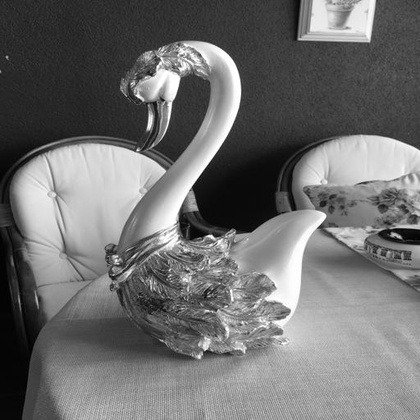
%> input picture homework_1/images/gray_image.jpg, 420 x 420 px, shrunk from 512 x 512 before the run
$ octave gray_interpolation.m   (GNU Octave 9; MATLAB toolbox functions it lacks are replaced by stand-ins)
%> lines starting %> are read from the running program, lines starting %| are printed output that depends on the picture
clc;
%get image
img = imread('images/gray_image.jpg');
%> img is the input picture: size 420x420 uint8; min 0, max 255, mean 111

%9, 10 ve 11. satırlardan test etmek istediğinizi uncomment yaparak test
%edebilirsiniz. Default nearestNeigbor

%img = nearestNeighborGRAY(img, 2);
img = bilinearGRAY(img, 2);
%img = bicubicGRAY(img, 2);

imshow(img);

%Nearest Neighbor Interpolation Function
% [21 lines left out: function nearestNeighborGRAY, not called in this run]

%Bilinear Interpolation Function
function [tmp] = bilinearGRAY(img, ratio)
%> called with ratio = 2
    [cols, rows] = size(img);
%> cols = 420; rows = 420
    w = floor(cols * ratio);
%> w = 840
    h = floor(rows * ratio);
%> h = 840
    tmp = zeros(w, h, 'uint8');

    for j = 1:h
        for i = 1:w

            x_raw = i / ratio;
            y_raw = j / ratio;

            x = floor(x_raw);
            y = floor(y_raw);

            D_X1 = 1 - (x_raw - x);
            D_X2 = 1 - (x + 1 - x_raw);
            D_Y1 = 1 - (y_raw - y);
            D_Y2 = 1 - (y + 1 - y_raw);

            D_X1(D_X1 == 0) = 0.1;
            D_X2(D_X2 == 0) = 0.1;
            D_Y1(D_Y1 == 0) = 0.1;
            D_Y2(D_Y2 == 0) = 0.1;

            x(x < 1) = 1;
            x(x > cols - 1) = cols - 1;
            y(y < 1) = 1;
            y(y > rows - 1) = rows - 1;

            %4 Neighbor Pixels
            P1 = img(x, y);
            P2 = img(x, y + 1);
            P3 = img(x + 1, y);
            P4 = img(x + 1, y + 1);

            %Distances
            D1 = D_X1 * D_Y1;
            D2 = D_X1 * D_Y2;
            D3 = D_X2 * D_Y1;
            D4 = D_X2 * D_Y2;

            intensity = double(P1) * D1 + ...
                        double(P2) * D2 + ...
                        double(P3) * D3 + ...
                        double(P4) * D4;

            tmp(i, j) = intensity;
        end
    end
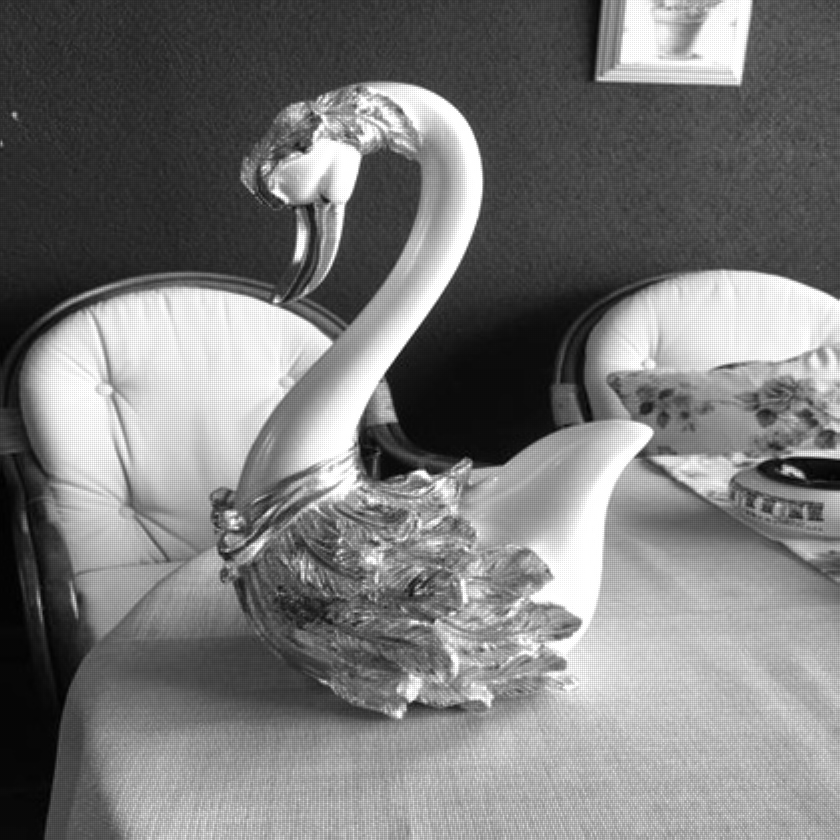
%> tmp: size 840x840 uint8; min 1, max 255, mean 121.7
%> after the loop, D_X1 = 1; D_X2 = 0.1; D_Y1 = 1; D_Y2 = 0.1; x = 419; y = 419
end

%Bicubic Interpolation Function
% [99 lines left out: function bicubicGRAY, not called in this run]
